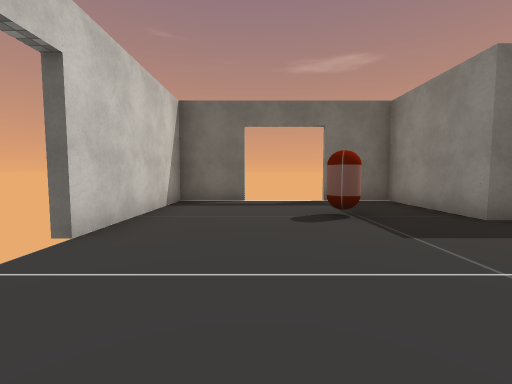
View 1 (above)

13 first-person views from a walk through a 3-D level made in the Unity game engine. The camera is 1.4 m above the floor, tilts 4° down and sees 90° across. The floor is counted in squares, 2 m on a side. Each view is taken from the middle of a square. On the plan, view 1 faces up. The plan holds only what a view shows up to about 9 squares ahead; the rest is blank. The player is left out. Door leaves are left out, so doorways stand open. Some surface patterns are stand-ins.

View 2
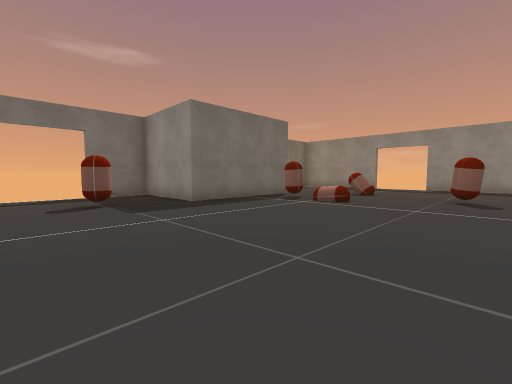

View 3
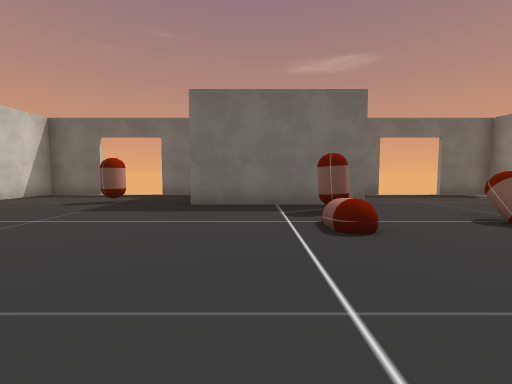

View 4
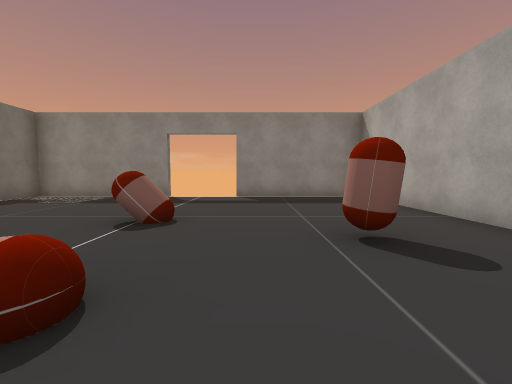

View 5
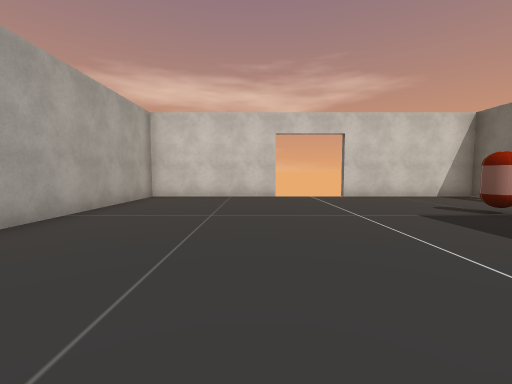

View 6
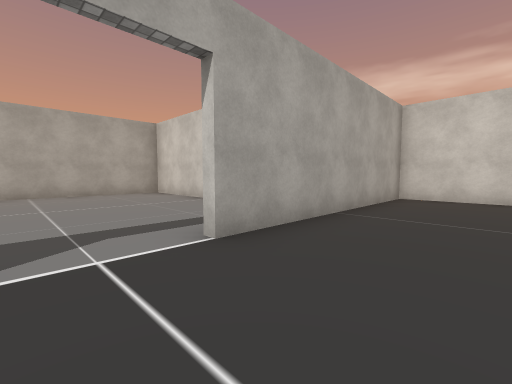

View 7
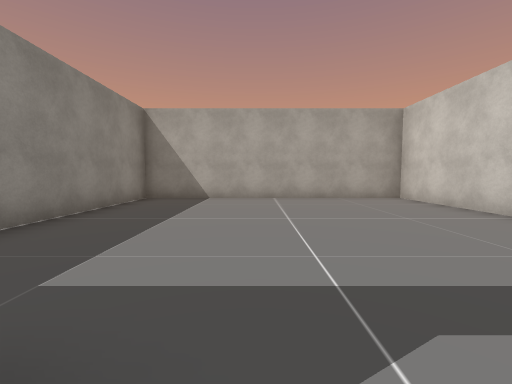

View 8
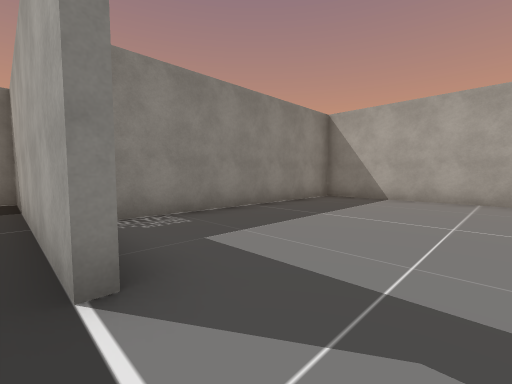

View 9
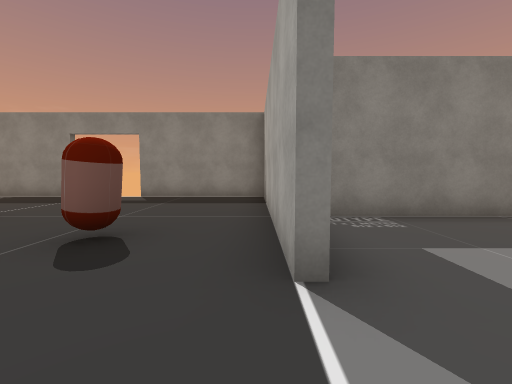

View 10
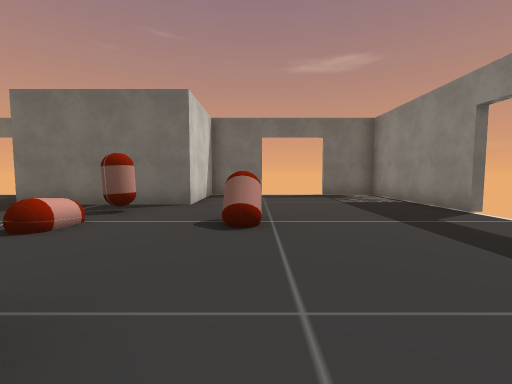

View 11
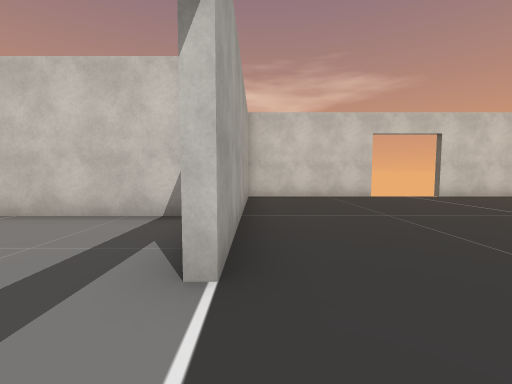

View 12
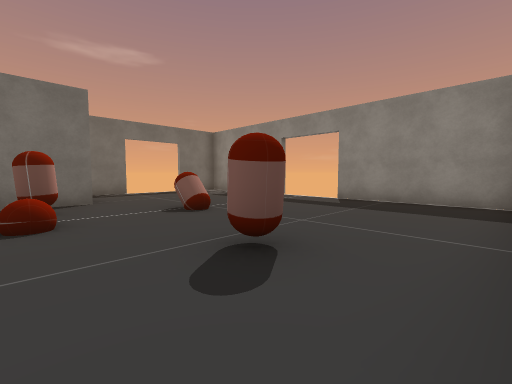

View 13
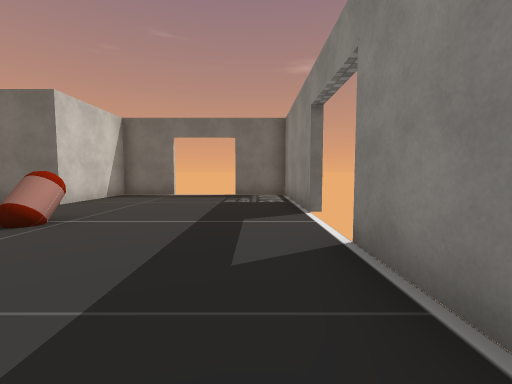

### Floor plan
Points are (right, up) in squares from view 1. A wall is a line through its corners. A room is listed if a view was taken in it or the views show most of it. See-through windows are left out.
Room 1 (views 1, 2, 3, 4, 5, 6, 7, 8, 9, 10, 11, 12, 13)
walls: (6.5, -3.2) (13, -3.2) (13, 0.6); (9.2, 6.7) (7.5, 6.7) (7.5, 3.8) (3.5, 3.8) (3.5, 6.7) (1.8, 6.7); (13, 2.6) (13, 6.7) (11.2, 6.7); (-2, 0.6) (-2, -3.2) (4.4, -3.2); (-0.2, 6.7) (-2, 6.7) (-2, 2.6)
ways out: opening at (5.5, -3) to room 2; open door at (-2, 2); open door at (1, 7); open door at (13, 2); gap at (10, 7)
objects: other object (1, 4); other object (6, 1) to (6, 2); other object (6, 3); other object (8, -1); other object (9, 2)
Room 2 (no view inside)
walls: (1.7, -4.1) (1.7, -10.5) (9.2, -10.5) (9.2, -4.1)
ways out: opening at (5.5, -3) to room 1

Positions as (right, up) in squares from view 1, and headings:
1: (0, 0), facing up
2: (0, -2), facing up-right
3: (5, -2), facing up
4: (5, 0), facing right
5: (6, 0), facing left
6: (6, -1), facing down-left
7: (6, -3), facing down
8: (5, -3), facing down-right
9: (5, -3), facing right
10: (9, -2), facing up
11: (6, -3), facing left
12: (6, -3), facing up-right
13: (12, -2), facing up
